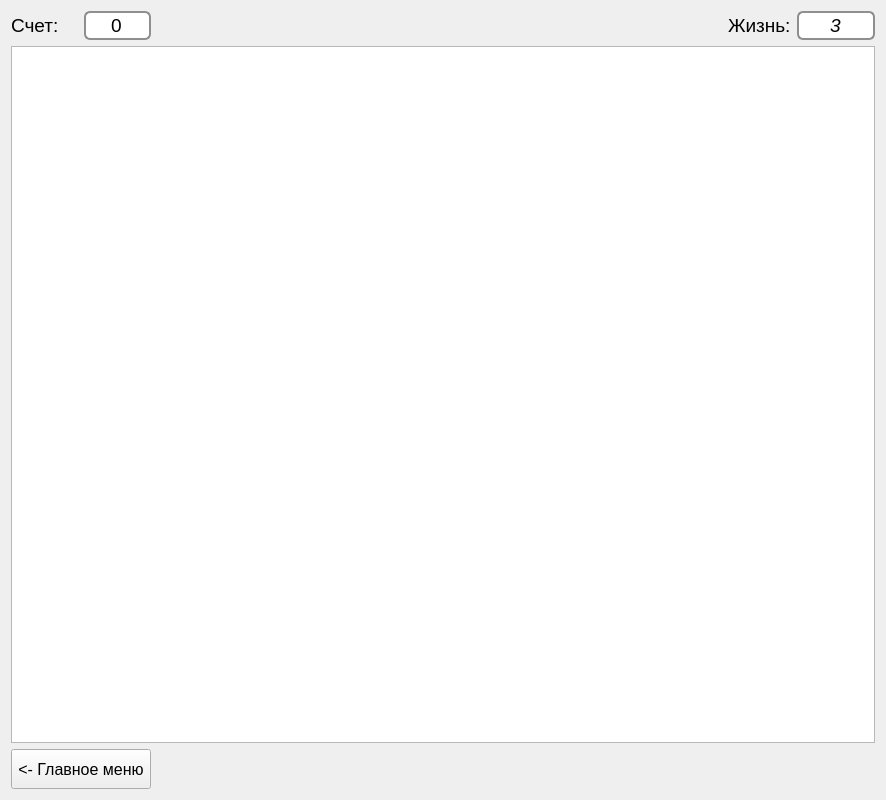
<?xml version="1.0" encoding="UTF-8"?>
<ui version="4.0">
 <class>PlayingField</class>
 <widget class="QWidget" name="PlayingField">
  <property name="geometry">
   <rect>
    <x>0</x>
    <y>0</y>
    <width>886</width>
    <height>800</height>
   </rect>
  </property>
  <property name="minimumSize">
   <size>
    <width>800</width>
    <height>800</height>
   </size>
  </property>
  <property name="windowTitle">
   <string>Игровое поле</string>
  </property>
  <layout class="QGridLayout" name="gridLayout">
   <item row="0" column="1">
    <widget class="QSpinBox" name="spinScore">
     <property name="minimumSize">
      <size>
       <width>0</width>
       <height>25</height>
      </size>
     </property>
     <property name="font">
      <font>
       <pointsize>14</pointsize>
       <weight>50</weight>
       <bold>false</bold>
      </font>
     </property>
     <property name="contextMenuPolicy">
      <enum>Qt::DefaultContextMenu</enum>
     </property>
     <property name="styleSheet">
      <string notr="true">#spinScore {
     border: 2px solid #8f8f91;
     border-radius: 6px;
     background-color: qlineargradient(x1: 0, y1: 0, x2: 0, y2: 1,
                                       stop: 0 rgb(246,247,250,12), stop: 1 rgb(218,219,222,12));
 }</string>
     </property>
     <property name="alignment">
      <set>Qt::AlignCenter</set>
     </property>
     <property name="readOnly">
      <bool>true</bool>
     </property>
     <property name="buttonSymbols">
      <enum>QAbstractSpinBox::NoButtons</enum>
     </property>
     <property name="maximum">
      <number>25000</number>
     </property>
    </widget>
   </item>
   <item row="0" column="0">
    <widget class="QLabel" name="labelScore">
     <property name="font">
      <font>
       <family>MS Shell Dlg 2</family>
       <pointsize>14</pointsize>
      </font>
     </property>
     <property name="text">
      <string>Счет:</string>
     </property>
    </widget>
   </item>
   <item row="0" column="2">
    <spacer name="horizontalSpacer">
     <property name="orientation">
      <enum>Qt::Horizontal</enum>
     </property>
     <property name="sizeHint" stdset="0">
      <size>
       <width>40</width>
       <height>20</height>
      </size>
     </property>
    </spacer>
   </item>
   <item row="3" column="0" colspan="2">
    <widget class="QPushButton" name="phbToMenu">
     <property name="minimumSize">
      <size>
       <width>140</width>
       <height>40</height>
      </size>
     </property>
     <property name="font">
      <font>
       <pointsize>12</pointsize>
      </font>
     </property>
     <property name="text">
      <string>&lt;- Главное меню</string>
     </property>
    </widget>
   </item>
   <item row="0" column="3">
    <widget class="QLabel" name="labelLife">
     <property name="font">
      <font>
       <pointsize>14</pointsize>
      </font>
     </property>
     <property name="text">
      <string>Жизнь:</string>
     </property>
    </widget>
   </item>
   <item row="0" column="4">
    <widget class="QSpinBox" name="spinLife">
     <property name="minimumSize">
      <size>
       <width>78</width>
       <height>25</height>
      </size>
     </property>
     <property name="font">
      <font>
       <pointsize>14</pointsize>
       <weight>50</weight>
       <italic>true</italic>
       <bold>false</bold>
      </font>
     </property>
     <property name="styleSheet">
      <string notr="true">#spinLife {
     border: 2px solid #8f8f91;
     border-radius: 6px;
     background-color: qlineargradient(x1: 0, y1: 0, x2: 0, y2: 1,
                                       stop: 0 rgb(246,247,250,12), stop: 1 rgb(218,219,222,12));
 }</string>
     </property>
     <property name="alignment">
      <set>Qt::AlignCenter</set>
     </property>
     <property name="readOnly">
      <bool>true</bool>
     </property>
     <property name="buttonSymbols">
      <enum>QAbstractSpinBox::NoButtons</enum>
     </property>
     <property name="maximum">
      <number>3</number>
     </property>
     <property name="value">
      <number>3</number>
     </property>
    </widget>
   </item>
   <item row="2" column="0" colspan="5">
    <widget class="QGraphicsView" name="graphicsView">
     <property name="font">
      <font>
       <italic>true</italic>
      </font>
     </property>
    </widget>
   </item>
  </layout>
 </widget>
 <resources/>
 <connections/>
</ui>
